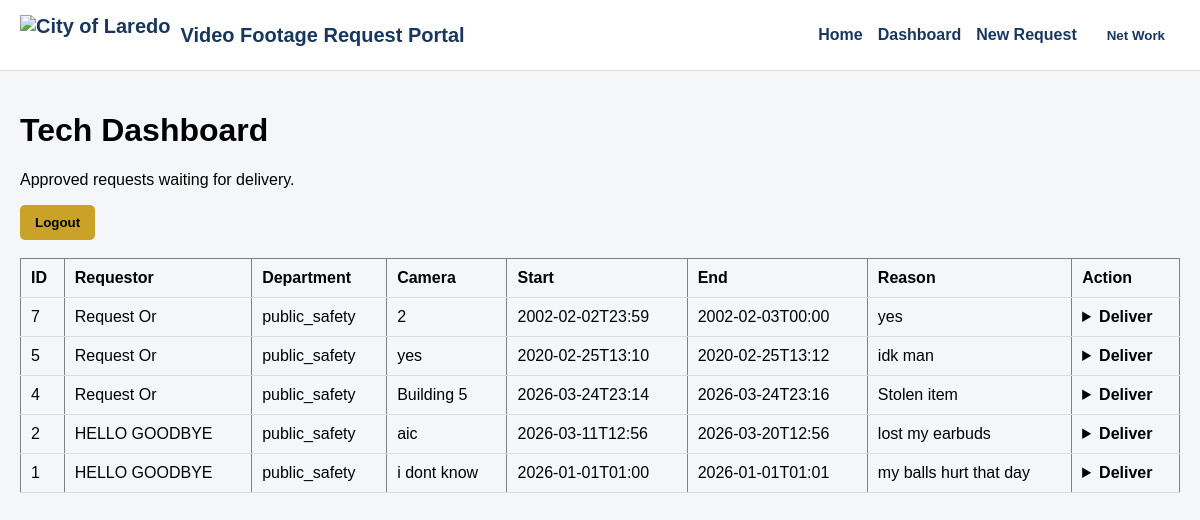
The app's page /tech/dashboard (signed in) with its own data.
### tables this page shows
CREATE TABLE users (
  id INTEGER PRIMARY KEY AUTOINCREMENT,
  first_name TEXT NOT NULL,
  last_name  TEXT NOT NULL,
  email      TEXT NOT NULL UNIQUE,
  password_hash TEXT NOT NULL,
  role TEXT NOT NULL CHECK (role IN ('requestor','director','tech','admin')),
  department TEXT,
  is_active INTEGER NOT NULL DEFAULT 1,
  created_at TEXT NOT NULL DEFAULT (datetime('now')),
  updated_at TEXT NOT NULL DEFAULT (datetime('now'))
);

CREATE TABLE footage_requests (
  id INTEGER PRIMARY KEY AUTOINCREMENT,
  requestor_id INTEGER NOT NULL,
  camera_location TEXT NOT NULL,
  start_time TEXT NOT NULL,
  end_time   TEXT NOT NULL,
  reason TEXT NOT NULL,
  status TEXT NOT NULL DEFAULT 'Pending'
    CHECK (status IN ('Pending','Approved','Denied','Completed')),
  director_id INTEGER,
  director_comment TEXT,
  decided_at TEXT,
  tech_id INTEGER,
  completed_at TEXT,
  footage_path TEXT,
  submitted_at TEXT NOT NULL DEFAULT (datetime('now')),
  updated_at TEXT NOT NULL DEFAULT (datetime('now')),
  FOREIGN KEY (requestor_id) REFERENCES users(id),
  FOREIGN KEY (director_id)  REFERENCES users(id),
  FOREIGN KEY (tech_id)      REFERENCES users(id)
);

### app.py (the view)
    @app.route("/tech/dashboard")
    @login_required
    @role_required("admin", "tech")
    def tech_dashboard():
        db = get_db()
        rows = db.execute(
        """
        SELECT
            fr.id,
            fr.camera_location,
            fr.start_time,
            fr.end_time,
            fr.reason,
            fr.status,
            fr.submitted_at,
            u.first_name,
            u.last_name,
            u.department
            FROM footage_requests fr
            JOIN users u ON fr.requestor_id = u.id
            WHERE fr.status = 'Approved'
            ORDER BY fr.submitted_at DESC
            """
        ).fetchall()
        return render_template("tech_dashboard.html", requests=rows)

### auth.py (called while the page is built)
def login_required(view):
    @wraps(view)
    def wrapped(*args, **kwargs):
        if session.get("user_id") is None:
            return redirect(url_for("login"))
        return view(*args, **kwargs)
    return wrapped

def role_required(*roles):
    def decorator(view):
        @wraps(view)
        def wrapped(*args, **kwargs):
            if session.get("user_id") is None:
                return redirect(url_for("login"))
            if session.get("role") not in roles:
                flash("You do not have permission to access that page.", "error")
                log_action("ACCESS_DENIED")
                return redirect(url_for("dashboard"))
            return view(*args, **kwargs)
        return wrapped
    return decorator

### db.py (called while the page is built)
def get_db():
    if "db" not in g:
        g.db = sqlite3.connect(current_app.config["DATABASE"])
        g.db.row_factory = sqlite3.Row
        g.db.execute("PRAGMA foreign_keys = ON;")
    return g.db

### templates/tech_dashboard.html (shortened to what this page needs)
{% extends "base.html" %}
{% block content %}
  <h1>Tech Dashboard</h1>
  <p>Approved requests waiting for delivery.</p>
  <a href="{{ url_for('logout') }}">
    <button type="button">Logout</button>
  </a>
  <br><br>
  {% if requests %}
    <table border="1" cellpadding="8">
      <tr>
        <th>ID</th>
        <th>Requestor</th>
        <th>Department</th>
        <th>Camera</th>
        <th>Start</th>
        <th>End</th>
        <th>Reason</th>
        <th>Action</th>
      </tr>
      {% for row in requests %}
      <tr>
        <td>{{ row.id }}</td>
        <td>{{ row.first_name }} {{ row.last_name }}</td>
        <td>{{ row.department }}</td>
        <td>{{ row.camera_location }}</td>
        <td>{{ row.start_time }}</td>
        <td>{{ row.end_time }}</td>
        <td>{{ row.reason }}</td>
        <td>
  <details>
    <summary style="cursor:pointer; font-weight:bold;">Deliver</summary>
    <br>
  </details>
</td>
      </tr>
      {% endfor %}
    </table>
  {% else %}
    <p>No approved requests available.</p>
  {% endif %}
{% endblock %}

### templates/base.html (shortened to what this page needs)
<!DOCTYPE html>
<html lang="en">
<head>
</head>
<body>
    <div class="header">
        <div class="brand">
            <img src="{{ url_for('static', filename='img/uml01.png') }}" alt="City of Laredo" style="height:40px;">
            <span>Video Footage Request Portal</span>
        </div>
        {% if current_user %}
<div class="nav">
    <a href="/">Home</a>
    <a href="{{ url_for('requestor_dashboard') }}">Dashboard</a>
    <a href="{{ url_for('new_request') }}">New Request</a>
    <div class="user-menu" id="userMenu">
        <button type="button" class="user-toggle" onclick="toggleUserMenu()">
            {{ current_user["first_name"] }} {{ current_user["last_name"] }}
        </button>
    </div>
</div>
{% endif %}
    </div>
    <div class="{% block container_class %}container{% endblock %}">
        {% block content %}{% endblock %}
    </div>
</body>
</html>

### templates/base.html (style rules this page uses)
body { margin: 0; font-family: Arial, sans-serif; background: #f4f6f8; }
.header { background: white; padding: 15px 20px; display: flex; justify-content: space-between; align-items: center; border-bottom: 1px solid #ddd; }
.brand { font-weight: bold; color: #17375e; font-size: 20px; display: flex; align-items: center; gap: 10px; }
.nav { display: flex; align-items: center; gap: 15px; }
.nav a { text-decoration: none; color: #17375e; font-weight: bold; }
.container { padding: 20px; }
button { background: #c9a227; border: none; padding: 10px 15px; font-weight: bold; cursor: pointer; border-radius: 5px; }
table { width: 100%; border-collapse: collapse; }
th, td { padding: 10px; border-bottom: 1px solid #ddd; text-align: left; }
.user-menu { position: relative; display: inline-block; }
.user-toggle { display: flex; align-items: center; gap: 8px; background: none; border: none; cursor: pointer; font-weight: bold; color: #17375e; }

### records on screen
users: first_name "Net", last_name "Work"
footage_requests: id "7", first_name "Request", last_name "Or", department "public_safety", camera_location "2", start_time "2002-02-02T23:59", end_time "2002-02-03T00:00", reason "yes"
footage_requests: id "5", first_name "Request", last_name "Or", department "public_safety", camera_location "yes", start_time "2020-02-25T13:10", end_time "2020-02-25T13:12", reason "idk man"
footage_requests: id "4", first_name "Request", last_name "Or", department "public_safety", camera_location "Building 5", start_time "2026-03-24T23:14", end_time "2026-03-24T23:16", reason "Stolen item"
footage_requests: id "2", first_name "HELLO", last_name "GOODBYE", department "public_safety", camera_location "aic", start_time "2026-03-11T12:56", end_time "2026-03-20T12:56", reason "lost my earbuds"
footage_requests: id "1", first_name "HELLO", last_name "GOODBYE", department "public_safety", camera_location "i dont know", start_time "2026-01-01T01:00", end_time "2026-01-01T01:01", reason "my balls hurt that day"
